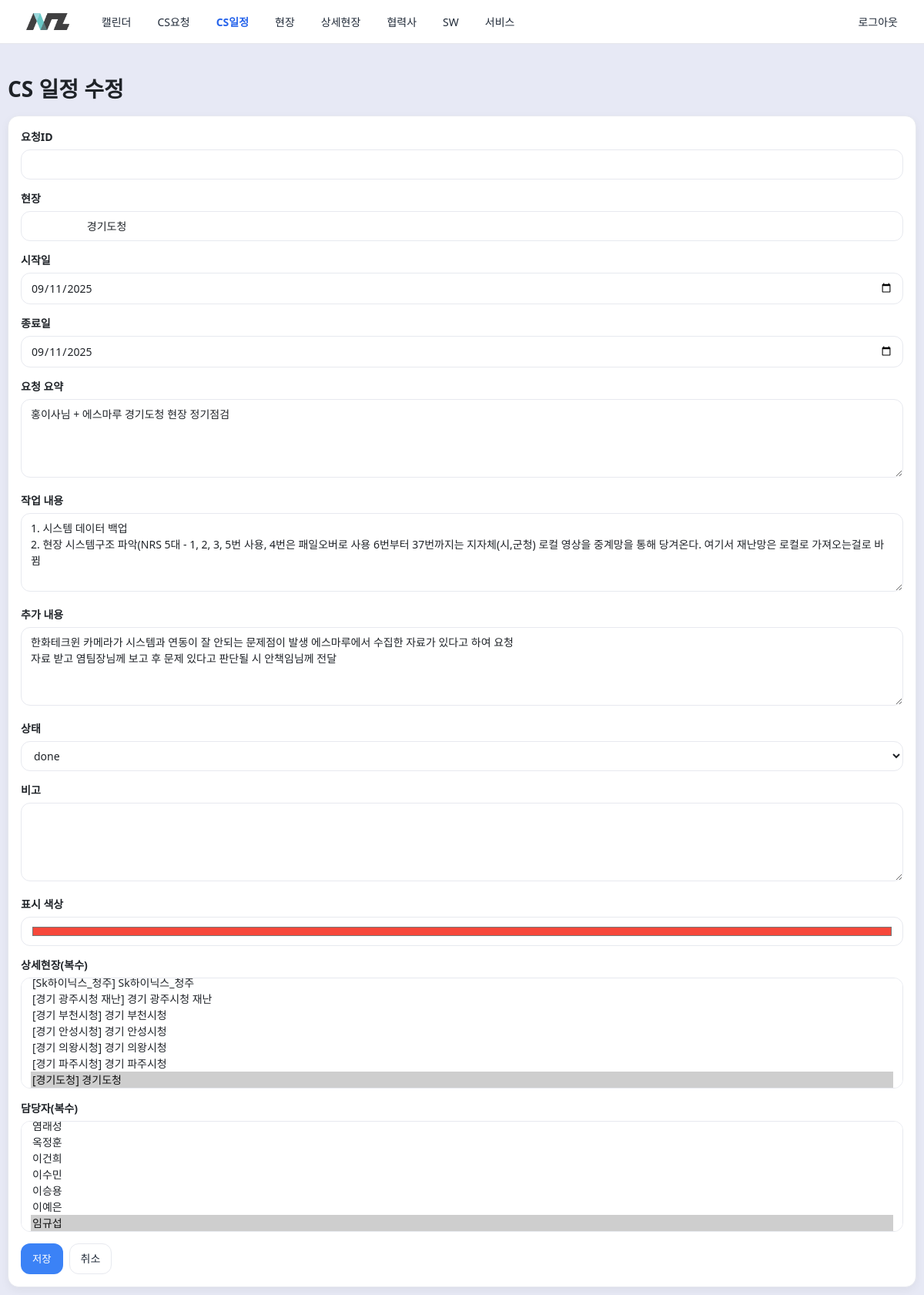
Screenshot of /cs_schedules/edit/3 (signed in) with the database file from the repository.
### app.py (models this page shows)
class CSSchedule(Base):
    __tablename__ = "cs_schedules"
    schedule_id = Column(Integer, primary_key=True)
    request_id = Column(Integer, ForeignKey("cs_requests.request_id", ondelete="SET NULL"))
    start_date = Column(String, nullable=False)  # YYYY-MM-DD
    end_date = Column(String)                    # nullable
    site_id = Column(Integer, ForeignKey("sites.site_id", ondelete="SET NULL"))
    request_content = Column(Text)
    work_content = Column(Text)
    extra_content = Column(Text)
    status = Column(String, nullable=False, default="todo")
    note = Column(Text)
    color  = Column(String)
    created_at = Column(DateTime, nullable=False, default=func.datetime("now", "localtime"))
    updated_at = Column(DateTime, nullable=False, default=func.datetime("now", "localtime"))
    deleted_at = Column(DateTime, nullable=True)
    deleted_by = Column(Integer, nullable=True)
    site = relationship("Site")
    request = relationship("CSRequest")

### app.py (the view)
@app.get("/cs_schedules/edit/{sid}", response_class=HTMLResponse)
def cs_schedules_edit(request: Request, sid: int, db: OrmSession = Depends(get_db)):
    require_login(request); require_tech(request)
    s = db.get(CSSchedule, sid); assert s
    cur_locs = [sl.location_id for sl in s.sch_locations]
    cur_emps = [sa.emp_id for sa in s.sch_assignees]
    fields=[{"name":"request_id","label":"요청ID","type":"select","search_inline": True,"options":[(None,"")] + [(r.request_id, f"{r.request_id}: {r.requester_name}") for r in db.query(CSRequest).order_by(CSRequest.request_id.desc()).all()],"value":s.request_id or ""},
            {"name":"site_id","label":"현장","type":"select","search_inline": True,"options":[(None,"")] + options_sites(db),"value":s.site_id or ""},
            {"name":"start_date","label":"시작일","type":"date","required":True,"value":s.start_date},
            {"name":"end_date","label":"종료일","type":"date","value":s.end_date or ""},
            {"name":"request_content","label":"요청 요약","type":"textarea","value":s.request_content or ""},
            {"name":"work_content","label":"작업 내용","type":"textarea","value":s.work_content or ""},
            {"name":"extra_content","label":"추가 내용","type":"textarea","value":s.extra_content or ""},
            {"name":"status","label":"상태","type":"select","options":[("todo","todo"),("in_progress","in_progress"),("done","done"),("lab_request","lab_request")],"value":s.status},
            {"name":"note","label":"비고","type":"textarea","value":s.note or ""},
            {"name":"color","label":"표시 색상","type":"color","value": s.color or default_color(s.status)},
            {"name":"locations","label":"상세현장(복수)","type":"multiselect","options":options_site_locations(db),"value":cur_locs},
            {"name":"assignees","label":"담당자(복수)","type":"multiselect","options":options_employees(db),"value":cur_emps}]
    return render_form(request,"CS 일정 수정",fields,f"/cs_schedules/edit/{sid}")

### templates/generic_form.html (shortened to what this page needs)
{% extends "base.html" %}
{% block content %}
<h1 class="mb-2">{{ title }}</h1>
<div class="card">
  <div class="card-body">
  <form method="{{ method|default('post') }}" action="{{ action }}" enctype="application/x-www-form-urlencoded">
    <form method="{{ method|default('post') }}" action="{{ action }}" enctype="application/x-www-form-urlencoded">
      {% for f in fields %}
      <div class="mb-2">
        {% if f.label %}<label for="{{ f.name }}">{{ f.label }}</label>{% endif %}
        {% if f.type in ['text','number','date','password','color'] %}
          <input
            id="{{ f.name }}"
            name="{{ f.name }}"
            type="{{ f.type }}"
            class="form-control {{ f.class or '' }}"
            value="{{ f.value if f.value is not none else '' }}"
            {% if f.required %}required{% endif %}
          >
        {% elif f.type == 'textarea' %}
          <textarea
            id="{{ f.name }}"
            name="{{ f.name }}"
            class="form-control {{ f.class or '' }}"
            {% if f.rows %}rows="{{ f.rows }}"{% else %}rows="4"{% endif %}>{{ f.value or '' }}</textarea>
        {% elif f.type == 'select' %}
          {% if f.search_inline %}
            {% set selected_label = '' %}
            {% if f.value is not none %}
              {% for val, text in f.options %}
                {% if (val|string) == (f.value|string) %}
                  {% set selected_label = text %}
                {% endif %}
              {% endfor %}
            {% endif %}
            <div class="combo-one" data-name="{{ f.name }}">
              <input type="text"
                     class="form-control combobox-input {{ f.class or '' }}"
                     placeholder="{{ f.search_placeholder or '검색… (일부만 입력해도 됩니다)' }}"
                     value="{{ selected_label }}">
            </div>
          {% else %}
            <select
              id="{{ f.name }}"
              name="{{ f.name }}"
              class="form-control {{ f.class or '' }}"
              {% if f.required %}required{% endif %}>
              {% for val, text in f.options %}
                <option value="{{ val }}"
                  {% if f.value is not none and (val|string) == (f.value|string) %}selected{% endif %}>
                  {{ text }}
                </option>
              {% endfor %}
            </select>
          {% endif %}
        {% elif f.type == 'multiselect' %}
          {% set selected_list = f.value if f.value is not none else [] %}
          <select
            id="{{ f.name }}"
            name="{{ f.name }}"
            multiple
            class="form-control {{ f.class or '' }}"
            {% if f.size %}size="{{ f.size }}"{% else %}size="6"{% endif %}>
            {% for val, text in f.options %}
              <option value="{{ val }}"
                {% if val in selected_list or (val|string) in selected_list %}selected{% endif %}>
                {{ text }}
              </option>
            {% endfor %}
          </select>
        {% endif %}
      </div>
      {% endfor %}
      <div class="mt-2" style="display:flex; gap:8px;">
        <button class="btn btn-primary" type="submit">저장</button>
        <a class="btn btn-outline" href="javascript:history.back()">취소</a>
      </div>
    </form>
  </div>
</div>
{% endblock %}

### static/style.css (style rules this page uses)
:root { --bg:#e7e9f5; --panel:#fff; --border:#e7e9ef; --text:#1f2328; --muted:#6b7280; --brand:#2563eb; --brand-weak:#3b82f6; --danger:#ef4444; --ok:#16a34a; --warn:#f59e0b; --radius:14px; --radius-sm:10px; --container:1180px; --control-h:38px; }
* { box-sizing:border-box }
html,body { height:100% }
body { margin:0;background:var(--bg);color:var(--text);font:14px/1.5 system-ui,-apple-system,"Segoe UI",Roboto,Helvetica,Arial }
.card { background:var(--panel);border:1px solid var(--border);border-radius:var(--radius);box-shadow:0 .25rem .75rem rgba(0,0,0,.05) }
.card-body { padding:16px }
.btn { display:inline-flex;align-items:center;justify-content:center; height:40px;padding:0 14px;border-radius:12px;border:1px solid transparent;cursor:pointer; background:#fff;color:#1f2937 }
.btn-primary { background:var(--brand-weak);color:#fff;border-color:transparent }
.btn-outline { background:#fff;border-color:var(--border);color:#1f2937 }
.btn, .btn:hover, .btn:focus, .btn:active, a.btn, a.btn:hover, a.btn:focus, a.btn:active { text-decoration:none }
label { font-weight:600;margin-bottom:6px;display:block }
.form-control, select, textarea { width:100%;border:1px solid var(--border);border-radius:12px;background:#fff;color:var(--text); min-height:var(--control-h);padding:8px 12px;font:inherit }
textarea { min-height:100px;resize:vertical }
.mt-2 { margin-top:14px }
.mb-2 { margin-bottom:14px }

### templates/generic_form.html (style rules this page uses)
.combo-one { position:relative; }
.combo-one .combobox-input { width:100%; }
.card-body { overflow:visible; }

### rows the page displays
CSSchedule: label "시작일", start_date "09/11/2025", label "종료일", end_date "09/11/2025", label "요청 요약", request_content "홍이사님 + 에스마루 경기도청 현장 정기점검", label "작업 내용", work_content "1. 시스템 데이터 백업 2. 현장 시스템구조 파악(NRS 5대 - 1, 2, 3, 5번 사용, 4번은 패일오버로 사용 6번부터 37번까지는 지자체(시,군청) 로컬 영상을 중계망을 통해 당겨온다. 여기서 재난망은 로컬로 가져오는걸로 바뀜", label "추가 내용", extra_content "한화테크윈 카메라가 시스템과 연동이 잘 안되는 문제점이 발생 에스마루에서 수집한 자료가 있다고 하여 요청 자료 받고 염팀장님께 보고 후 문제 있다고 판단될 시 안책임님께 전달", label "상태", status "done", label "표시 색상", color "#f7483b"

### other values shown
{{ title }} "CS 일정 수정"
{{ f.label }} "요청ID" "현장" "비고" "상세현장(복수)" "담당자(복수)"
form field locations "[경기 광주시청 재난] 경기 광주시청 재난 / [경기 부천시청] 경기 부천시청 / [경기 안성시청] 경기 안성시청 / [경기 의왕시청] 경기 의왕시청 / [경기 파주시청] 경기 파주시청 / [경기도청] 경기도청 ☑"
form field assignees "옥정훈 / 이건희 / 이수민 / 이승용 / 이예은 / 임규섭 ☑"
